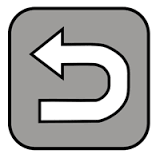
#> input picture back_2.png, 160 x 158 px
$ python shape_context-single.py back_2.png back_2.png 5
#> lines starting #> are read from the running program, lines starting #| are printed output that depends on the picture; after the words box and inside, x2 and y2 are one past the last pixel; in counts of white or black regions, pixels touching at a corner belong together
# coding=utf-8
import cv2
import sys
import numpy as np
import copy
from munkres import Munkres,print_matrix
#from matplotlib import pyplot as plt

def canny_points(edges, points_num=100):
    h, w = edges.shape
    #print(h, w)

    count = 0
    edges_sample = np.zeros((h, w))
    points = []
    while count < points_num:
        axis_h = np.random.randint(h, size=1)
        axis_w = np.random.randint(w, size=1)
        # print(axis_h,axis_w)
        # print(edgesA[axis_h[0],axis_w[0]])
        if edges[axis_h[0], axis_w[0]] > 1:
            ax = [axis_h[0], axis_w[0]]
            edges[axis_h[0]-3:axis_h[0]+3, axis_w[0]-3:axis_w[0]+3] = 0
            edges_sample[axis_h[0], axis_w[0]] = 255
            points.append(ax)
            count = count + 1
            #print(count)

    #cv2.imshow('canny edges', edges_sample)
    #cv2.waitKey(1)
    return points
def shape_bins(points):
    N = len(points)
    bins_all = []
    ang_Block = 12
    dis_Block = 5
    for point_o in points[:]:
        distances = []
        angle = []
        for point in points[:]:
            distance = np.sqrt((point_o[0] - point[0]) ** 2 + (point_o[1] - point[1]) ** 2)
            if distance > 0.00001:
                distances.append(distance)
                angl = np.arcsin((point_o[0] - point[0]) / distance)
                if point_o[1] - point[1] < 0 and point_o[0] - point[0] > 0:
                    angl = angl + pi / 2
                if point_o[1] - point[1] < 0 and point_o[0] - point[0] < 0:
                    angl = angl - pi / 2
                if angl < 0:
                    angl = 2 * pi + angl
                angle.append(np.floor(6.0 * angl / pi))  # sin
                # print(distance,angl)
        mean_dist = np.mean(distances)
        distances = distances / mean_dist

        # print(angle)
        # print(mean_dist)
        # print(distances)
        block_lens = 1
        distances_log = np.log(distances / block_lens)

        for x in range(len(distances_log)):
            if distances_log[x] <= 0:
                distances_log[x] = 0
            elif distances_log[x] <= 1:
                distances_log[x] = 1
            elif distances_log[x] <= 2:
                distances_log[x] = 2
            elif distances_log[x] <= 3:
                distances_log[x] = 3
            elif distances_log[x] <= 4:
                distances_log[x] = 4

        bins = np.zeros((dis_Block, ang_Block))
        for x in range(len(distances_log)):
            bins[int(distances_log[x]), int(angle[x])] = bins[int(distances_log[x]), int(angle[x])] + 1

        # np.arcsin
        # print(bins)
        # plt.imsave('xx%d.jpg'%point_o[0],bins)
        # plt.show()
        bins = np.reshape(bins,[ang_Block*dis_Block])
        bins_all.append(bins)
    return bins_all

def cost_matrix(bins_A,bins_B):
    row = 0
    col = 0
    cost = np.zeros((len(bins_A), len(bins_B)))
    for bin_A in bins_A:
        col = 0
        for bin_B in bins_B:
            # print(bin_A+bin_B)
            cost[row, col] = 0.5 * np.sum(((bin_A - bin_B) ** 2) / (bin_A + bin_B + 0.00000001))
            col = col + 1
        row = row + 1

        # cv2.imshow('xxx2',cost/255.0)
        # cv2.waitKey()
    return cost

pi = 3.1415926535

imageA_path = sys.argv[1]
#imageB_path = 'back_2.png'
imageB_path = sys.argv[2]

# read images A and B
imageA = cv2.imread(imageA_path)
#> imageA is the input picture: shape (158, 160, 3); mean B, G, R 173.4, 174.4, 174.9
imageB = cv2.imread(imageB_path)
imageA = cv2.cvtColor(imageA,cv2.COLOR_BGR2GRAY)
#> imageA: shape (158, 160)
imageB = cv2.cvtColor(imageB,cv2.COLOR_BGR2GRAY)

# canny
minVal_canny = 100
maxVal_canny = 200
edgesA = cv2.Canny(imageA,minVal_canny,maxVal_canny)
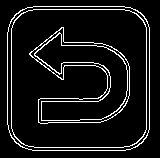
#> edgesA: shape (158, 160); 8.2% white in thin lines or dots, all inside (x1, y1, x2, y2) = (7, 6, 150, 151)
edgesB = cv2.Canny(imageB,minVal_canny,maxVal_canny)
#cv2.imshow('edges',edgesA)
#cv2.waitKey()

# Randomly select some points
pointsA = canny_points(edgesA,int(sys.argv[3]))
#> after the loop in canny_points, `while count < points_num:`:
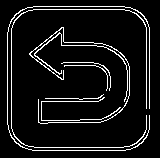
#> edges: shape (158, 160); 8% white in thin lines or dots, all inside (x1, y1, x2, y2) = (7, 6, 150, 151)
#> after the loop in canny_points, `while count < points_num:`:
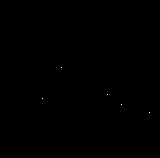
#> edges_sample: shape (158, 160) float64; 0.02% white in thin lines or dots, all inside (x1, y1, x2, y2) = (42, 67, 150, 113)
#> after the loop in canny_points, `while count < points_num:`: count = 5; points = [[98, 42], [112, 149], [94, 107], [67, 61], [104, 121]]
#> pointsA has the same summary as points in canny_points
pointsB = canny_points(edgesB,int(sys.argv[3]))
#> call 2 of canny_points, with points_num = 5
#> after the loop in canny_points (call 2), `while count < points_num:`:
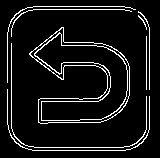
#> edges: shape (158, 160); 8.1% white in thin lines or dots, all inside (x1, y1, x2, y2) = (7, 6, 150, 151)
#> after the loop in canny_points (call 2), `while count < points_num:`: edges_sample: shape (158, 160) float64; 0.02% white in thin lines or dots, all inside (x1, y1, x2, y2) = (7, 13, 150, 94)
#> after the loop in canny_points (call 2), `while count < points_num:`: count = 5; points = [[40, 11], [33, 146], [93, 149], [13, 135], [86, 7]]
#> pointsB has the same summary as points in canny_points

# Calculate shape context
# rotation invariance is not considered yet
bins_A = np.array(shape_bins(pointsA))
#> in shape_bins, `N = len(points)`: N = 5
#> the loop in shape_bins, `for point_o in points[:]:` made 5 passes
#> (point_o, mean_dist, distances) on passes 1 to 5: ([98, 42], 72.16, [1.5, 0.903, 0.504, 1.1]), ([112, 149], 70.39, [1.53, 0.649, 1.4, 0.414]), ([94, 107], 45.34, [1.44, 1.01, 1.18, 0.379]), ([67, 61], 64.76, [0.561, 1.53, 0.824, 1.09]), ([104, 121], 49.01, [1.62, 0.594, 0.351, 1.44])
#> after the loop in shape_bins, `for point_o in points[:]:`: bins_all = 5 items
bins_B = np.array(shape_bins(pointsB))
#> the loop in shape_bins (call 2), `for point_o in points[:]:` made 5 passes
#> (point_o, mean_dist, distances) on passes 1 to 5: ([40, 11], 114, [1.19, 1.3, 1.11, 0.405]), ([33, 146], 91.71, [1.47, 0.655, 0.249, 1.62]), ([93, 149], 107.8, [1.37, 0.557, 0.753, 1.32]), ([13, 135], 94.57, [1.34, 0.241, 0.859, 1.56]), ([86, 7], 121.1, [0.381, 1.23, 1.17, 1.22])

# Calculate the cost matrix between two bins
cost = cost_matrix(bins_A,bins_B)
#> in cost_matrix, `cost = np.zeros((len(bins_A), len(bins_B)))`: cost = [[0, 0, 0, 0, 0], [0, 0, 0, 0, 0], [0, 0, 0, 0, 0], [0, 0, 0, 0, 0], [0, 0, 0, 0, 0]]
#> the loop in cost_matrix, `for bin_A in bins_A:` made 5 passes
#> after the loop in cost_matrix, `for bin_A in bins_A:`: cost = [[2.67, 4, 4, 4, 2.67], [4, 4, 2, 4, 4], [3, 2.67, 4, 2.67, 3], [3, 4, 4, 4, 3], [4, 4, 2.67, 4, 4]]; row = 5
cost = cost.tolist()
#cost = [[50,61,23,98],[57,24,54,19],[78,73,7,46],[6,86,1,88]]
#> (the run stopped early here; a loop or call above may not have finished)

$ run again, with A.png copied over back_2.png
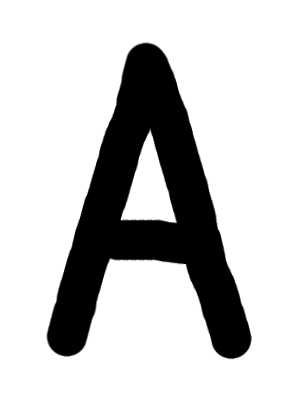
#> input picture A.png, 300 x 400 px
#> imageA is the input picture: shape (400, 300, 3); min 0, max 255, mean 199.5
#> imageA: shape (400, 300)
#> `edgesA = cv2.Canny(imageA,minVal_canny,maxVal_canny)`:
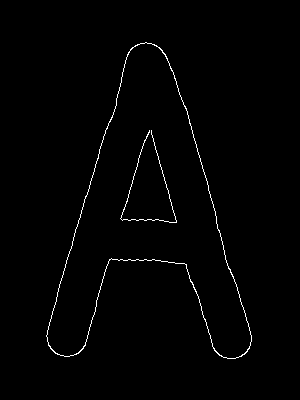
#> edgesA: shape (400, 300); 1.1% white in thin lines or dots, all inside (x1, y1, x2, y2) = (46, 42, 252, 359)
#> after the loop in canny_points, `while count < points_num:`: count = 5; points = [[187, 130], [223, 216], [167, 136], [332, 47], [260, 148]]
#> pointsA has the same summary as points in canny_points
#> pointsB = [[216, 216], [339, 47], [241, 72], [143, 195], [125, 190]]
#> N = 5
#> the loop in shape_bins, `for point_o in points[:]:` made 5 passes
#> (point_o, mean_dist, distances) on passes 1 to 5: ([187, 130], 89.09, [1.05, 0.234, 1.88, 0.844]), ([223, 216], 117.3, [0.794, 0.832, 1.71, 0.66]), ([167, 136], 99.94, [0.209, 0.977, 1.88, 0.938]), ([332, 47], 169.9, [0.983, 1.18, 1.1, 0.73]), ([260, 148], 92.6, [0.812, 0.836, 1.01, 1.34])
#> after the loop in shape_bins, `for point_o in points[:]:`: bins_all = 5 items
#> the loop in shape_bins (call 2), `for point_o in points[:]:` made 5 passes
#> (point_o, mean_dist, distances) on passes 1 to 5: ([216, 216], 131.4, [1.59, 1.11, 0.578, 0.72]), ([339, 47], 203.3, [1.03, 0.498, 1.21, 1.27]), ([241, 72], 142.5, [1.03, 0.71, 1.1, 1.16]), ([143, 195], 124.4, [0.611, 1.97, 1.26, 0.15]), ([125, 190], 134, [0.706, 1.92, 1.23, 0.139])
#> in cost_matrix, `cost = np.zeros((len(bins_A), len(bins_B)))`: cost = [[0, 0, 0, 0, 0], [0, 0, 0, 0, 0], [0, 0, 0, 0, 0], [0, 0, 0, 0, 0], [0, 0, 0, 0, 0]]
#> the loop in cost_matrix, `for bin_A in bins_A:` made 5 passes
#> after the loop in cost_matrix, `for bin_A in bins_A:`: cost = [[4, 3, 4, 3, 2.67], [3, 4, 4, 2.67, 2.67], [4, 4, 3, 3, 2.67], [4, 1.5, 2.67, 4, 4], [1.67, 4, 4, 1.67, 2.67]]; row = 5

$ run again, with A2.png copied over back_2.png
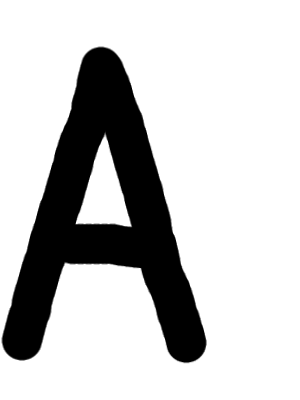
#> input picture A2.png, 300 x 400 px
#> imageA is the input picture: shape (400, 300, 3); min 0, max 255, mean 199.5
#> imageA: shape (400, 300)
#> `edgesA = cv2.Canny(imageA,minVal_canny,maxVal_canny)`:
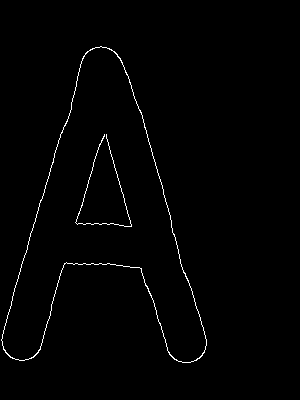
#> edgesA: shape (400, 300); 1.1% white in thin lines or dots, all inside (x1, y1, x2, y2) = (1, 46, 207, 363)
#> after the loop in canny_points, `while count < points_num:`: count = 5; points = [[276, 185], [105, 137], [225, 131], [48, 109], [198, 124]]
#> pointsA has the same summary as points in canny_points
#> pointsB = [[360, 177], [223, 82], [269, 141], [162, 113], [234, 30]]
#> N = 5
#> the loop in shape_bins, `for point_o in points[:]:` made 5 passes
#> (point_o, mean_dist, distances) on passes 1 to 5: ([276, 185], 147.8, [1.2, 0.503, 1.63, 0.67]), ([105, 137], 113.8, [1.56, 1.06, 0.558, 0.825]), ([225, 131], 100.2, [0.742, 1.2, 1.78, 0.278]), ([48, 109], 158.2, [1.52, 0.401, 1.13, 0.953]), ([198, 124], 92.89, [1.07, 1.01, 0.3, 1.62])
#> after the loop in shape_bins, `for point_o in points[:]:`: bins_all = 5 items
#> the loop in shape_bins (call 2), `for point_o in points[:]:` made 5 passes
#> (point_o, mean_dist, distances) on passes 1 to 5: ([360, 177], 166.6, [1, 0.588, 1.25, 1.16]), ([223, 82], 90.78, [1.84, 0.824, 0.754, 0.586]), ([269, 141], 99.92, [0.979, 0.749, 1.11, 1.16]), ([162, 113], 124.2, [1.67, 0.551, 0.89, 0.884]), ([234, 30], 118.3, [1.64, 0.449, 0.984, 0.929])
#> in cost_matrix, `cost = np.zeros((len(bins_A), len(bins_B)))`: cost = [[0, 0, 0, 0, 0], [0, 0, 0, 0, 0], [0, 0, 0, 0, 0], [0, 0, 0, 0, 0], [0, 0, 0, 0, 0]]
#> the loop in cost_matrix, `for bin_A in bins_A:` made 5 passes
#> after the loop in cost_matrix, `for bin_A in bins_A:`: cost = [[2.67, 4, 1.33, 4, 4], [3, 4, 4, 2, 4], [2, 3, 3, 4, 4], [4, 4, 2.67, 1.33, 4], [3, 3, 2, 3, 3]]; row = 5

$ run again, with B.png copied over back_2.png
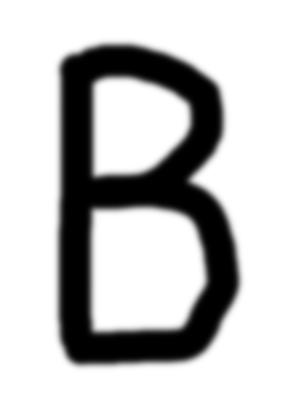
#> input picture B.png, 300 x 400 px
#> imageA is the input picture: shape (400, 300, 3); min 0, max 255, mean 194.5
#> imageA: shape (400, 300)
#> `edgesA = cv2.Canny(imageA,minVal_canny,maxVal_canny)`:
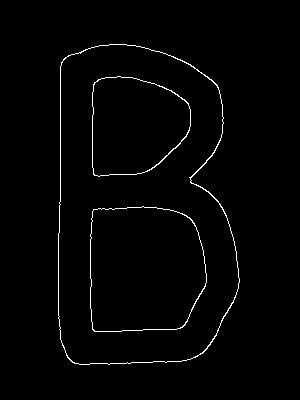
#> edgesA: shape (400, 300); 1.5% white in thin lines or dots, all inside (x1, y1, x2, y2) = (58, 44, 240, 365)
#> after the loop in canny_points, `while count < points_num:`: count = 5; points = [[93, 174], [209, 105], [207, 139], [51, 158], [100, 221]]
#> pointsA has the same summary as points in canny_points
#> pointsB = [[115, 92], [58, 177], [362, 74], [241, 58], [333, 60]]
#> N = 5
#> the loop in shape_bins, `for point_o in points[:]:` made 5 passes
#> (point_o, mean_dist, distances) on passes 1 to 5: ([93, 174], 86.67, [1.56, 1.38, 0.519, 0.548]), ([209, 105], 123.7, [1.09, 0.275, 1.35, 1.29]), ([207, 139], 111.3, [1.07, 0.306, 1.41, 1.21]), ([51, 158], 112.1, [0.401, 1.49, 1.4, 0.712]), ([100, 221], 105.3, [0.451, 1.51, 1.28, 0.758])
#> after the loop in shape_bins, `for point_o in points[:]:`: bins_all = 5 items
#> the loop in shape_bins (call 2), `for point_o in points[:]:` made 5 passes
#> (point_o, mean_dist, distances) on passes 1 to 5: ([115, 92], 175.2, [0.584, 1.41, 0.745, 1.26]), ([58, 177], 235.1, [0.435, 1.37, 0.928, 1.27]), ([362, 74], 180.7, [1.37, 1.78, 0.675, 0.178]), ([241, 58], 140.7, [0.927, 1.55, 0.867, 0.654]), ([333, 60], 160.9, [1.37, 1.86, 0.2, 0.572])
#> in cost_matrix, `cost = np.zeros((len(bins_A), len(bins_B)))`: cost = [[0, 0, 0, 0, 0], [0, 0, 0, 0, 0], [0, 0, 0, 0, 0], [0, 0, 0, 0, 0], [0, 0, 0, 0, 0]]
#> the loop in cost_matrix, `for bin_A in bins_A:` made 5 passes
#> after the loop in cost_matrix, `for bin_A in bins_A:`: cost = [[2.67, 2.67, 2.67, 4, 3], [4, 4, 2.67, 2.67, 2.67], [4, 4, 2, 3, 2], [2, 2, 4, 2.67, 3], [4, 4, 4, 4, 4]]; row = 5
